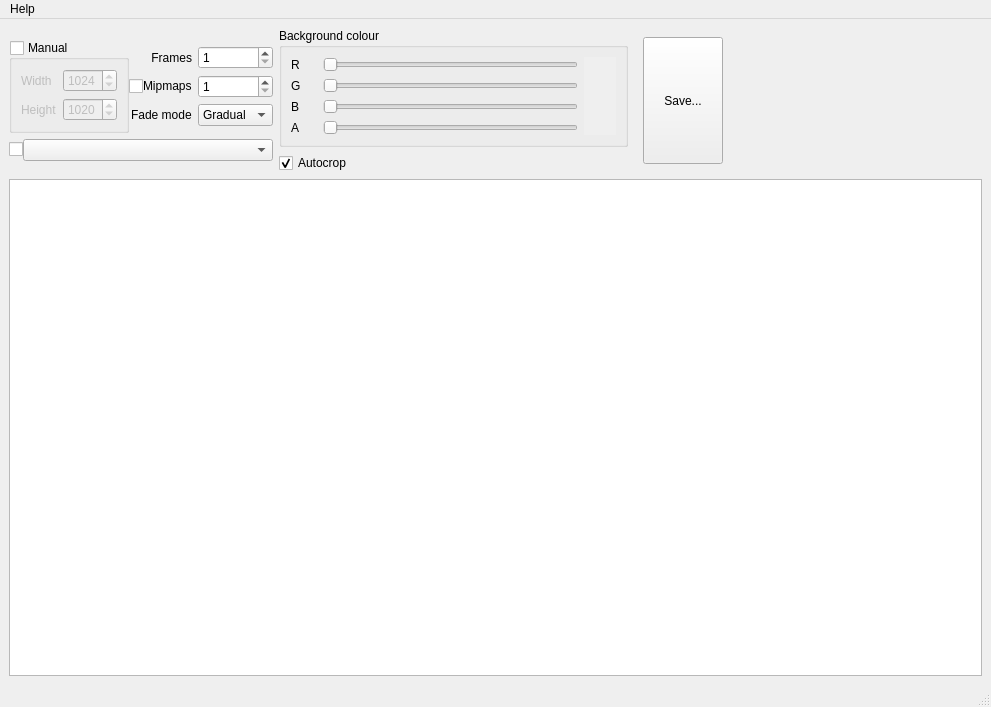
<?xml version="1.0" encoding="UTF-8"?>
<ui version="4.0">
 <class>Spraymaker</class>
 <widget class="QMainWindow" name="Spraymaker">
  <property name="geometry">
   <rect>
    <x>0</x>
    <y>0</y>
    <width>991</width>
    <height>707</height>
   </rect>
  </property>
  <property name="windowTitle">
   <string>Spraymaker</string>
  </property>
  <widget class="QWidget" name="centralwidget">
   <layout class="QGridLayout" name="gridLayout">
    <property name="horizontalSpacing">
     <number>6</number>
    </property>
    <item row="2" column="0">
     <widget class="QWidget" name="resDimFmtWidget" native="true">
      <property name="sizePolicy">
       <sizepolicy hsizetype="Maximum" vsizetype="Maximum">
        <horstretch>0</horstretch>
        <verstretch>0</verstretch>
       </sizepolicy>
      </property>
      <layout class="QVBoxLayout" name="verticalLayout_2">
       <property name="leftMargin">
        <number>0</number>
       </property>
       <property name="topMargin">
        <number>0</number>
       </property>
       <property name="rightMargin">
        <number>0</number>
       </property>
       <property name="bottomMargin">
        <number>0</number>
       </property>
       <item>
        <widget class="QWidget" name="resDimWidget" native="true">
         <layout class="QHBoxLayout" name="horizontalLayout_2">
          <property name="spacing">
           <number>0</number>
          </property>
          <property name="leftMargin">
           <number>0</number>
          </property>
          <property name="topMargin">
           <number>0</number>
          </property>
          <property name="rightMargin">
           <number>0</number>
          </property>
          <property name="bottomMargin">
           <number>0</number>
          </property>
          <item>
           <widget class="QGroupBox" name="resolutionGroupBox">
            <property name="sizePolicy">
             <sizepolicy hsizetype="Maximum" vsizetype="Maximum">
              <horstretch>0</horstretch>
              <verstretch>0</verstretch>
             </sizepolicy>
            </property>
            <property name="title">
             <string>Manual</string>
            </property>
            <property name="checkable">
             <bool>true</bool>
            </property>
            <property name="checked">
             <bool>false</bool>
            </property>
            <layout class="QFormLayout" name="formLayout_3">
             <item row="0" column="0">
              <widget class="QLabel" name="widthLabel">
               <property name="text">
                <string>Width</string>
               </property>
              </widget>
             </item>
             <item row="0" column="1">
              <widget class="CustomStepSpinBox" name="widthSpinBox">
               <property name="sizePolicy">
                <sizepolicy hsizetype="Expanding" vsizetype="Fixed">
                 <horstretch>0</horstretch>
                 <verstretch>0</verstretch>
                </sizepolicy>
               </property>
               <property name="minimum">
                <number>1</number>
               </property>
               <property name="maximum">
                <number>4096</number>
               </property>
               <property name="value">
                <number>1024</number>
               </property>
              </widget>
             </item>
             <item row="1" column="0">
              <widget class="QLabel" name="heightLabel">
               <property name="text">
                <string>Height</string>
               </property>
              </widget>
             </item>
             <item row="1" column="1">
              <widget class="CustomStepSpinBox" name="heightSpinBox">
               <property name="sizePolicy">
                <sizepolicy hsizetype="Expanding" vsizetype="Fixed">
                 <horstretch>0</horstretch>
                 <verstretch>0</verstretch>
                </sizepolicy>
               </property>
               <property name="minimum">
                <number>1</number>
               </property>
               <property name="maximum">
                <number>4096</number>
               </property>
               <property name="value">
                <number>1020</number>
               </property>
              </widget>
             </item>
            </layout>
           </widget>
          </item>
          <item>
           <widget class="QWidget" name="dimensionsWidget" native="true">
            <property name="sizePolicy">
             <sizepolicy hsizetype="Maximum" vsizetype="Maximum">
              <horstretch>0</horstretch>
              <verstretch>0</verstretch>
             </sizepolicy>
            </property>
            <layout class="QFormLayout" name="formLayout">
             <property name="labelAlignment">
              <set>Qt::AlignmentFlag::AlignRight|Qt::AlignmentFlag::AlignTrailing|Qt::AlignmentFlag::AlignVCenter</set>
             </property>
             <property name="leftMargin">
              <number>0</number>
             </property>
             <property name="topMargin">
              <number>0</number>
             </property>
             <property name="rightMargin">
              <number>0</number>
             </property>
             <property name="bottomMargin">
              <number>0</number>
             </property>
             <item row="0" column="0">
              <widget class="QLabel" name="framesLabel">
               <property name="text">
                <string>Frames</string>
               </property>
               <property name="alignment">
                <set>Qt::AlignmentFlag::AlignRight|Qt::AlignmentFlag::AlignTrailing|Qt::AlignmentFlag::AlignVCenter</set>
               </property>
               <property name="margin">
                <number>0</number>
               </property>
              </widget>
             </item>
             <item row="0" column="1">
              <widget class="QSpinBox" name="frameSpinbox">
               <property name="sizePolicy">
                <sizepolicy hsizetype="Expanding" vsizetype="Fixed">
                 <horstretch>0</horstretch>
                 <verstretch>0</verstretch>
                </sizepolicy>
               </property>
               <property name="minimum">
                <number>1</number>
               </property>
               <property name="maximum">
                <number>9999</number>
               </property>
              </widget>
             </item>
             <item row="1" column="0">
              <widget class="QWidget" name="mipmapCheckboxWidget" native="true">
               <layout class="QHBoxLayout" name="horizontalLayout">
                <property name="spacing">
                 <number>0</number>
                </property>
                <property name="leftMargin">
                 <number>0</number>
                </property>
                <property name="topMargin">
                 <number>0</number>
                </property>
                <property name="rightMargin">
                 <number>0</number>
                </property>
                <property name="bottomMargin">
                 <number>0</number>
                </property>
                <item alignment="Qt::AlignmentFlag::AlignRight|Qt::AlignmentFlag::AlignVCenter">
                 <widget class="QCheckBox" name="mipmapsCheckbox">
                  <property name="text">
                   <string/>
                  </property>
                  <property name="tristate">
                   <bool>true</bool>
                  </property>
                 </widget>
                </item>
                <item alignment="Qt::AlignmentFlag::AlignRight|Qt::AlignmentFlag::AlignVCenter">
                 <widget class="QLabel" name="mipmapsCheckboxLabel">
                  <property name="text">
                   <string>Mipmaps</string>
                  </property>
                 </widget>
                </item>
               </layout>
              </widget>
             </item>
             <item row="1" column="1">
              <widget class="QSpinBox" name="mipmapSpinbox">
               <property name="sizePolicy">
                <sizepolicy hsizetype="Expanding" vsizetype="Fixed">
                 <horstretch>0</horstretch>
                 <verstretch>0</verstretch>
                </sizepolicy>
               </property>
               <property name="prefix">
                <string/>
               </property>
               <property name="minimum">
                <number>1</number>
               </property>
               <property name="maximum">
                <number>13</number>
               </property>
              </widget>
             </item>
             <item row="2" column="0">
              <widget class="QLabel" name="fadeModeLabel">
               <property name="text">
                <string>Fade mode</string>
               </property>
              </widget>
             </item>
             <item row="2" column="1">
              <widget class="QComboBox" name="fadeModeComboBox">
               <property name="currentIndex">
                <number>0</number>
               </property>
               <item>
                <property name="text">
                 <string>Gradual</string>
                </property>
               </item>
               <item>
                <property name="text">
                 <string>Instant</string>
                </property>
               </item>
               <item>
                <property name="text">
                 <string>Pixel art</string>
                </property>
               </item>
              </widget>
             </item>
            </layout>
           </widget>
          </item>
         </layout>
        </widget>
       </item>
       <item>
        <layout class="QHBoxLayout" name="imageFormatLayout">
         <property name="spacing">
          <number>0</number>
         </property>
         <item>
          <widget class="QCheckBox" name="imageFormatCheckBox">
           <property name="sizePolicy">
            <sizepolicy hsizetype="Fixed" vsizetype="Fixed">
             <horstretch>0</horstretch>
             <verstretch>0</verstretch>
            </sizepolicy>
           </property>
           <property name="toolTip">
            <string>&lt;html&gt;&lt;head/&gt;&lt;body&gt;&lt;p&gt;&lt;span style=&quot; font-size:12pt;&quot;&gt;Enable all image formats.&lt;/span&gt;&lt;/p&gt;&lt;p&gt;&lt;span style=&quot; font-size:12pt; font-style:italic; vertical-align:sub;&quot;&gt;Only do this if you know what you're doing.&lt;/span&gt;&lt;/p&gt;&lt;/body&gt;&lt;/html&gt;</string>
           </property>
           <property name="text">
            <string/>
           </property>
          </widget>
         </item>
         <item>
          <widget class="QComboBox" name="imageFormatComboBox"/>
         </item>
        </layout>
       </item>
      </layout>
     </widget>
    </item>
    <item row="2" column="2">
     <widget class="QWidget" name="buttonsWidget" native="true">
      <layout class="QVBoxLayout" name="verticalLayout">
       <item>
        <widget class="QPushButton" name="saveSprayButton">
         <property name="sizePolicy">
          <sizepolicy hsizetype="Fixed" vsizetype="Minimum">
           <horstretch>0</horstretch>
           <verstretch>0</verstretch>
          </sizepolicy>
         </property>
         <property name="text">
          <string>Save...</string>
         </property>
        </widget>
       </item>
      </layout>
     </widget>
    </item>
    <item row="6" column="0" colspan="3">
     <widget class="DropImageTable" name="dropImageTable"/>
    </item>
    <item row="2" column="1">
     <layout class="QVBoxLayout" name="verticalLayout_3">
      <item>
       <widget class="QGroupBox" name="backgroundColourBox">
        <property name="title">
         <string>Background colour</string>
        </property>
        <layout class="QGridLayout" name="gridLayout_2">
         <item row="2" column="1">
          <widget class="QSlider" name="blueSlider">
           <property name="sizePolicy">
            <sizepolicy hsizetype="Fixed" vsizetype="Fixed">
             <horstretch>0</horstretch>
             <verstretch>0</verstretch>
            </sizepolicy>
           </property>
           <property name="minimumSize">
            <size>
             <width>255</width>
             <height>0</height>
            </size>
           </property>
           <property name="maximum">
            <number>255</number>
           </property>
           <property name="orientation">
            <enum>Qt::Orientation::Horizontal</enum>
           </property>
          </widget>
         </item>
         <item row="3" column="0">
          <widget class="QLabel" name="labelA">
           <property name="text">
            <string>A</string>
           </property>
          </widget>
         </item>
         <item row="3" column="1">
          <widget class="QSlider" name="alphaSlider">
           <property name="sizePolicy">
            <sizepolicy hsizetype="Fixed" vsizetype="Fixed">
             <horstretch>0</horstretch>
             <verstretch>0</verstretch>
            </sizepolicy>
           </property>
           <property name="minimumSize">
            <size>
             <width>255</width>
             <height>0</height>
            </size>
           </property>
           <property name="maximum">
            <number>255</number>
           </property>
           <property name="orientation">
            <enum>Qt::Orientation::Horizontal</enum>
           </property>
          </widget>
         </item>
         <item row="1" column="0">
          <widget class="QLabel" name="labelG">
           <property name="text">
            <string>G</string>
           </property>
          </widget>
         </item>
         <item row="0" column="0">
          <widget class="QLabel" name="labelR">
           <property name="text">
            <string>R</string>
           </property>
          </widget>
         </item>
         <item row="1" column="1">
          <widget class="QSlider" name="greenSlider">
           <property name="sizePolicy">
            <sizepolicy hsizetype="Fixed" vsizetype="Fixed">
             <horstretch>0</horstretch>
             <verstretch>0</verstretch>
            </sizepolicy>
           </property>
           <property name="minimumSize">
            <size>
             <width>255</width>
             <height>0</height>
            </size>
           </property>
           <property name="maximum">
            <number>255</number>
           </property>
           <property name="orientation">
            <enum>Qt::Orientation::Horizontal</enum>
           </property>
          </widget>
         </item>
         <item row="0" column="1">
          <widget class="QSlider" name="redSlider">
           <property name="sizePolicy">
            <sizepolicy hsizetype="Fixed" vsizetype="Fixed">
             <horstretch>0</horstretch>
             <verstretch>0</verstretch>
            </sizepolicy>
           </property>
           <property name="minimumSize">
            <size>
             <width>255</width>
             <height>0</height>
            </size>
           </property>
           <property name="maximum">
            <number>255</number>
           </property>
           <property name="orientation">
            <enum>Qt::Orientation::Horizontal</enum>
           </property>
          </widget>
         </item>
         <item row="2" column="0">
          <widget class="QLabel" name="labelB">
           <property name="text">
            <string>B</string>
           </property>
          </widget>
         </item>
         <item row="0" column="2" rowspan="4">
          <widget class="QLabel" name="colourPreviewLabel">
           <property name="minimumSize">
            <size>
             <width>32</width>
             <height>0</height>
            </size>
           </property>
           <property name="autoFillBackground">
            <bool>true</bool>
           </property>
           <property name="text">
            <string/>
           </property>
          </widget>
         </item>
        </layout>
       </widget>
      </item>
      <item>
       <widget class="QCheckBox" name="autocropCheckBox">
        <property name="text">
         <string>Autocrop</string>
        </property>
        <property name="checked">
         <bool>true</bool>
        </property>
       </widget>
      </item>
     </layout>
    </item>
   </layout>
  </widget>
  <widget class="QMenuBar" name="menubar">
   <property name="enabled">
    <bool>true</bool>
   </property>
   <property name="geometry">
    <rect>
     <x>0</x>
     <y>0</y>
     <width>991</width>
     <height>23</height>
    </rect>
   </property>
   <widget class="QMenu" name="menuAbout">
    <property name="title">
     <string>Help</string>
    </property>
    <addaction name="actionSpraymaker"/>
   </widget>
   <addaction name="menuAbout"/>
  </widget>
  <widget class="QStatusBar" name="statusbar"/>
  <action name="actionSpraymaker">
   <property name="text">
    <string>&amp;About Spraymaker...</string>
   </property>
  </action>
  <action name="actionCheck_for_update">
   <property name="text">
    <string>&amp;Check for update</string>
   </property>
  </action>
 </widget>
 <customwidgets>
  <customwidget>
   <class>DropImageTable</class>
   <extends>QTableWidget</extends>
   <header location="global">sizedisplaylabel.h</header>
  </customwidget>
  <customwidget>
   <class>CustomStepSpinBox</class>
   <extends>QSpinBox</extends>
   <header location="global">customstepspinbox.h</header>
  </customwidget>
 </customwidgets>
 <resources/>
 <connections/>
</ui>
